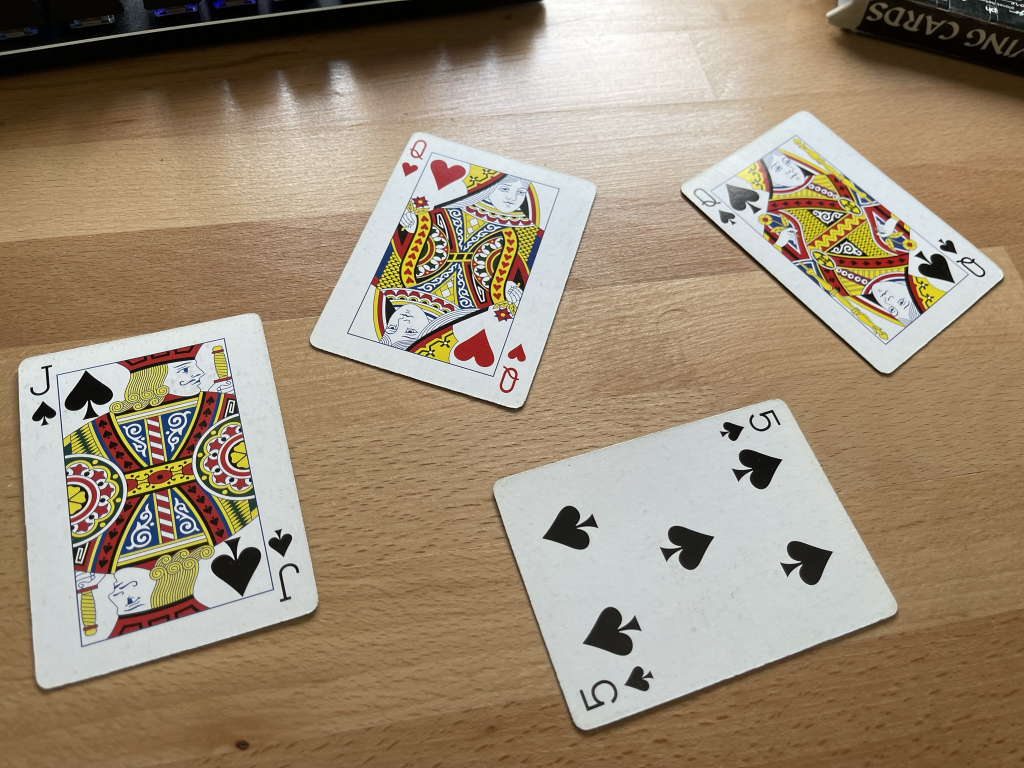
//> input picture OpenCV_Test/OpenCV_Test/cardsForWarping.jpeg, 2048 x 1536 px (shown at 1/2 size)
$ ./ColorDetection   (built with g++ and OpenCV 4)
//> lines starting //> are read from the running program, lines starting //| are printed output that depends on the picture; after the words box and inside, x2 and y2 are one past the last pixel; in counts of white or black regions, pixels touching at a corner belong together
#include <opencv2\imgcodecs.hpp>
#include <opencv2\highgui.hpp>
#include <opencv2\imgproc.hpp>

using namespace std;
using namespace cv;

Mat imgHSV,mask;
int hmin = 0, smin = 110, vmin = 153;
int hmax = 19, smax = 240, vmax = 255;

void main() {

	string path = "cardsForWarping.jpeg";
	Mat img = imread(path);
//> img is the input picture: 1536 rows x 2048 cols, CV_8UC3; mean B, G, R 117.8, 139.8, 156.4
	cvtColor(img, imgHSV, COLOR_BGR2HSV);
//> imgHSV: 1536 rows x 2048 cols, CV_8UC3; mean H, S, V 36.6, 83.7, 158.7

	namedWindow("Trackbars", (640, 200));
	createTrackbar("Hue Min", "Trackbars", &hmin, 179);
	createTrackbar("Hue Max", "Trackbars", &hmax, 179);
	createTrackbar("Sat Min", "Trackbars", &smin, 255);
	createTrackbar("Sat Max", "Trackbars", &smax, 255);
	createTrackbar("Val Min", "Trackbars", &vmin, 255);
	createTrackbar("Val Max", "Trackbars", &vmax, 255);

	while (true) {


		Scalar lower(hmin, smin, vmin);
		Scalar upper(hmax, smax, vmax);
		inRange(imgHSV, lower, upper, mask);
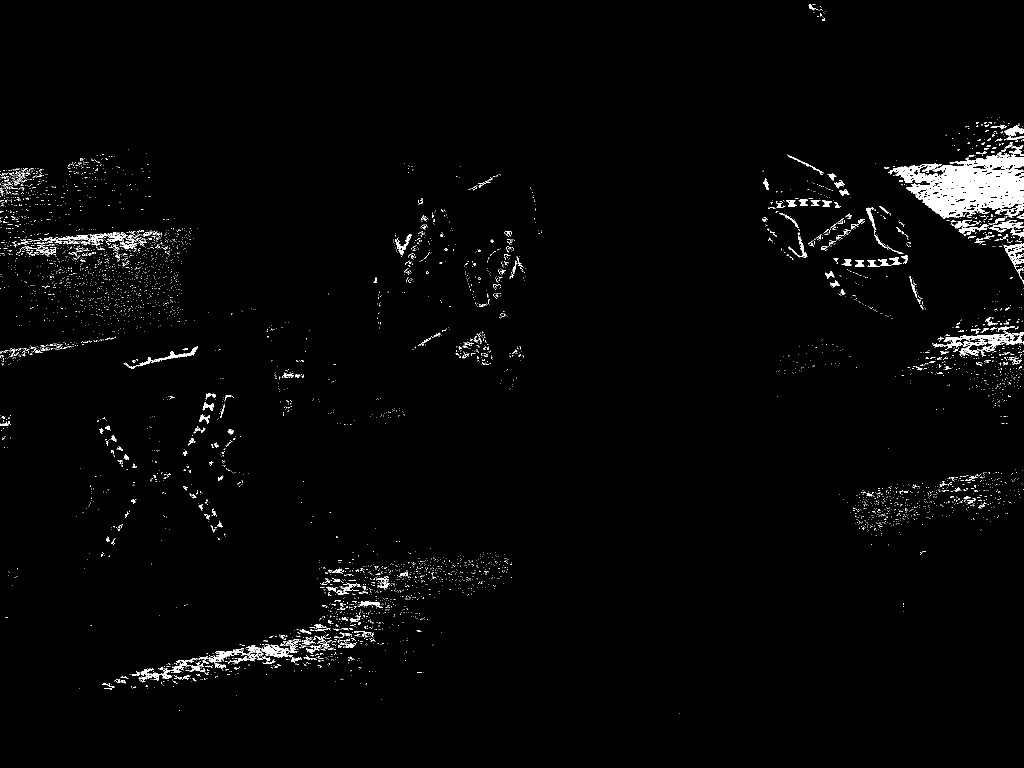
//> mask: 1536 rows x 2048 cols, CV_8UC1 (shown at 1/2 size); 1.9% white; 5866 white regions (5588 under 20 px), largest, box (x1, y1, x2, y2) and area: (1776, 300, 2048, 438) 19526, (1866, 664, 2048, 711) 2081, (484, 1288, 596, 1320) 1267

		imshow("Image", img);
		imshow("ImageHSV", imgHSV);
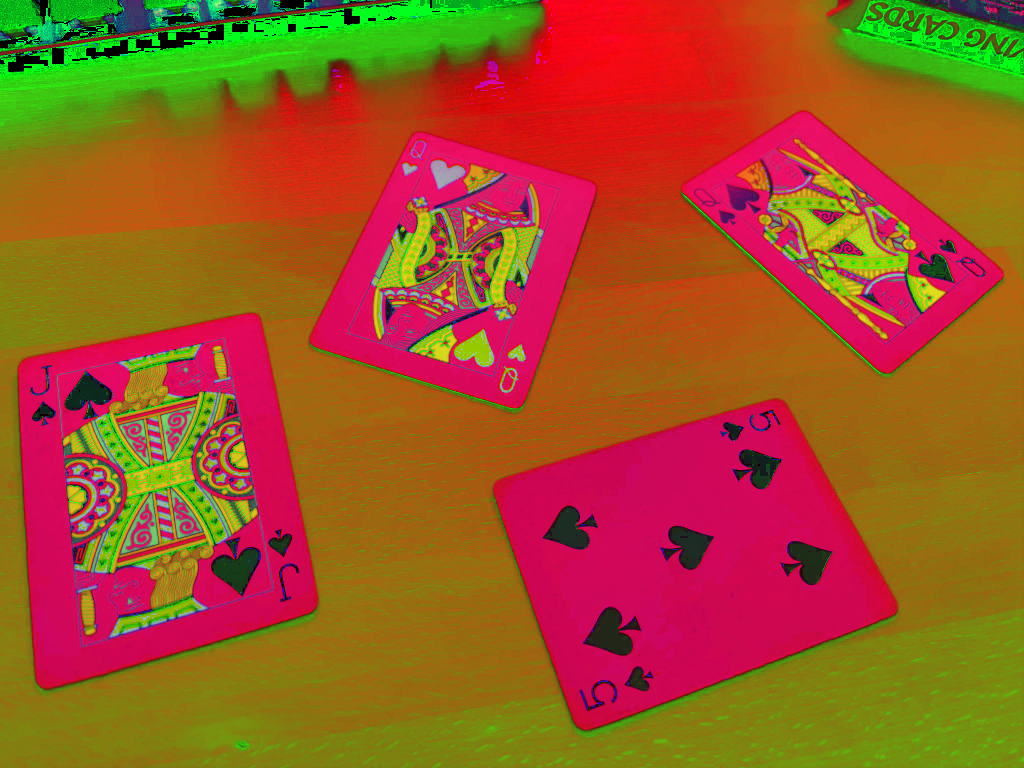
//> window 'ImageHSV': 1536 rows x 2048 cols, CV_8UC3 (shown at 1/2 size); mean B, G, R 36.6, 83.7, 158.7
		imshow("ImageMask", mask);

		waitKey(1);
	}
}
